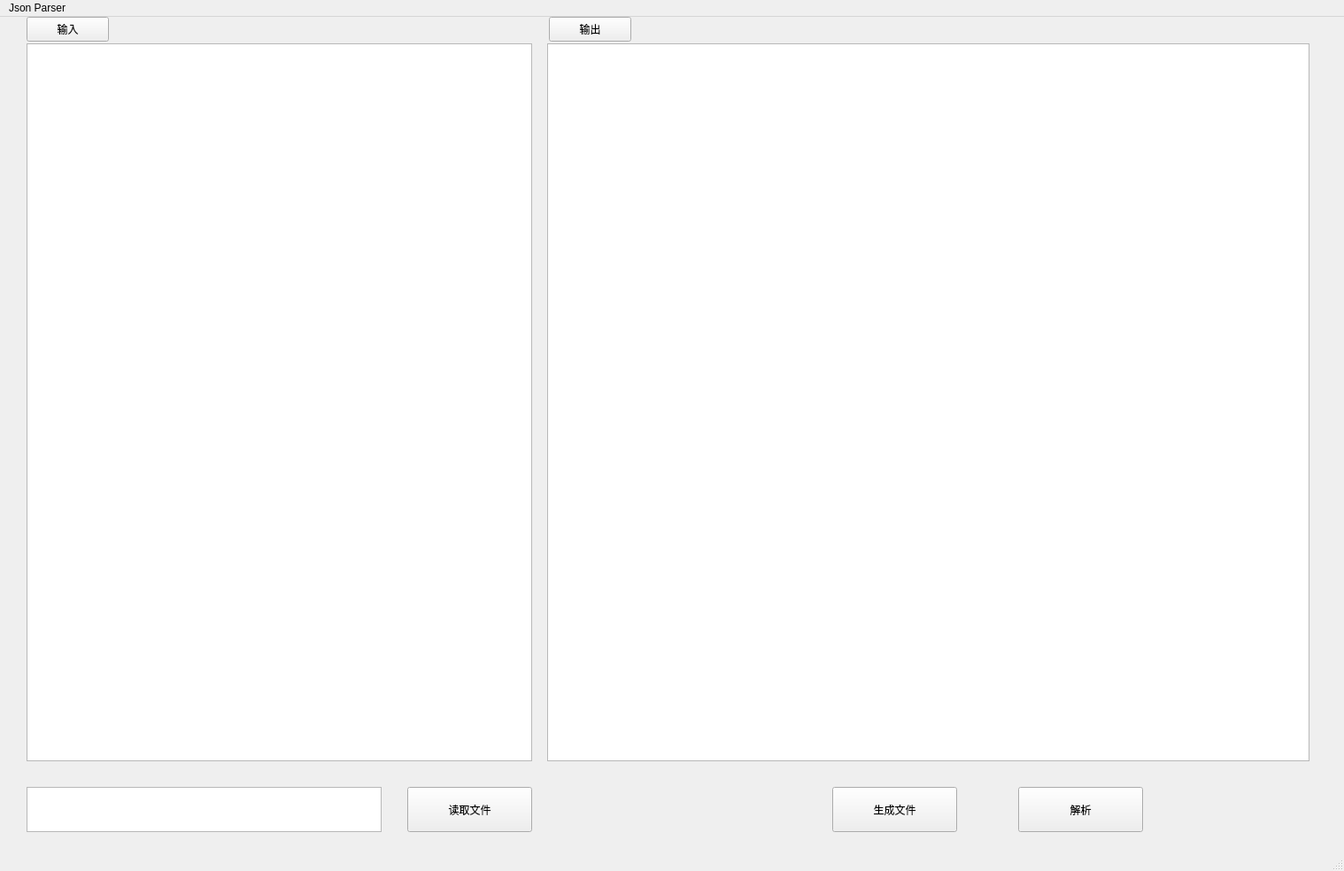
<?xml version="1.0" encoding="UTF-8"?>
<ui version="4.0">
 <class>MainWindow</class>
 <widget class="QMainWindow" name="MainWindow">
  <property name="geometry">
   <rect>
    <x>0</x>
    <y>0</y>
    <width>1518</width>
    <height>984</height>
   </rect>
  </property>
  <property name="windowTitle">
   <string>MainWindow</string>
  </property>
  <widget class="QWidget" name="centralwidget">
   <widget class="QPushButton" name="pushButton">
    <property name="geometry">
     <rect>
      <x>1150</x>
      <y>870</y>
      <width>141</width>
      <height>51</height>
     </rect>
    </property>
    <property name="text">
     <string>解析</string>
    </property>
   </widget>
   <widget class="QPushButton" name="pushButton_3">
    <property name="geometry">
     <rect>
      <x>940</x>
      <y>870</y>
      <width>141</width>
      <height>51</height>
     </rect>
    </property>
    <property name="styleSheet">
     <string notr="true">font: 87 10pt &quot;Arial Black&quot;;</string>
    </property>
    <property name="text">
     <string>生成文件</string>
    </property>
   </widget>
   <widget class="QTextBrowser" name="textBrowser">
    <property name="geometry">
     <rect>
      <x>618</x>
      <y>30</y>
      <width>861</width>
      <height>811</height>
     </rect>
    </property>
    <property name="styleSheet">
     <string notr="true">font: 57 10pt &quot;HarmonyOS Sans SC Medium&quot;;</string>
    </property>
   </widget>
   <widget class="QTextEdit" name="textEdit">
    <property name="geometry">
     <rect>
      <x>30</x>
      <y>30</y>
      <width>571</width>
      <height>811</height>
     </rect>
    </property>
    <property name="styleSheet">
     <string notr="true">font: 57 10pt &quot;HarmonyOS Sans SC Medium&quot;;</string>
    </property>
   </widget>
   <widget class="QPushButton" name="pushButton_2">
    <property name="geometry">
     <rect>
      <x>30</x>
      <y>0</y>
      <width>93</width>
      <height>28</height>
     </rect>
    </property>
    <property name="text">
     <string>输入</string>
    </property>
   </widget>
   <widget class="QPushButton" name="pushButton_4">
    <property name="geometry">
     <rect>
      <x>620</x>
      <y>0</y>
      <width>93</width>
      <height>28</height>
     </rect>
    </property>
    <property name="text">
     <string>输出</string>
    </property>
   </widget>
   <widget class="QPushButton" name="pushButton_5">
    <property name="geometry">
     <rect>
      <x>460</x>
      <y>870</y>
      <width>141</width>
      <height>51</height>
     </rect>
    </property>
    <property name="styleSheet">
     <string notr="true">font: 87 10pt &quot;Arial Black&quot;;</string>
    </property>
    <property name="text">
     <string>读取文件</string>
    </property>
   </widget>
   <widget class="QTextEdit" name="textEdit_2">
    <property name="geometry">
     <rect>
      <x>30</x>
      <y>870</y>
      <width>401</width>
      <height>51</height>
     </rect>
    </property>
    <property name="styleSheet">
     <string notr="true">font: 57 11pt &quot;HarmonyOS Sans SC Medium&quot;;</string>
    </property>
   </widget>
  </widget>
  <widget class="QMenuBar" name="menubar">
   <property name="geometry">
    <rect>
     <x>0</x>
     <y>0</y>
     <width>1518</width>
     <height>26</height>
    </rect>
   </property>
   <widget class="QMenu" name="menuJson_Parser">
    <property name="title">
     <string>Json Parser</string>
    </property>
   </widget>
   <addaction name="menuJson_Parser"/>
  </widget>
  <widget class="QStatusBar" name="statusbar"/>
 </widget>
 <resources/>
 <connections/>
</ui>
